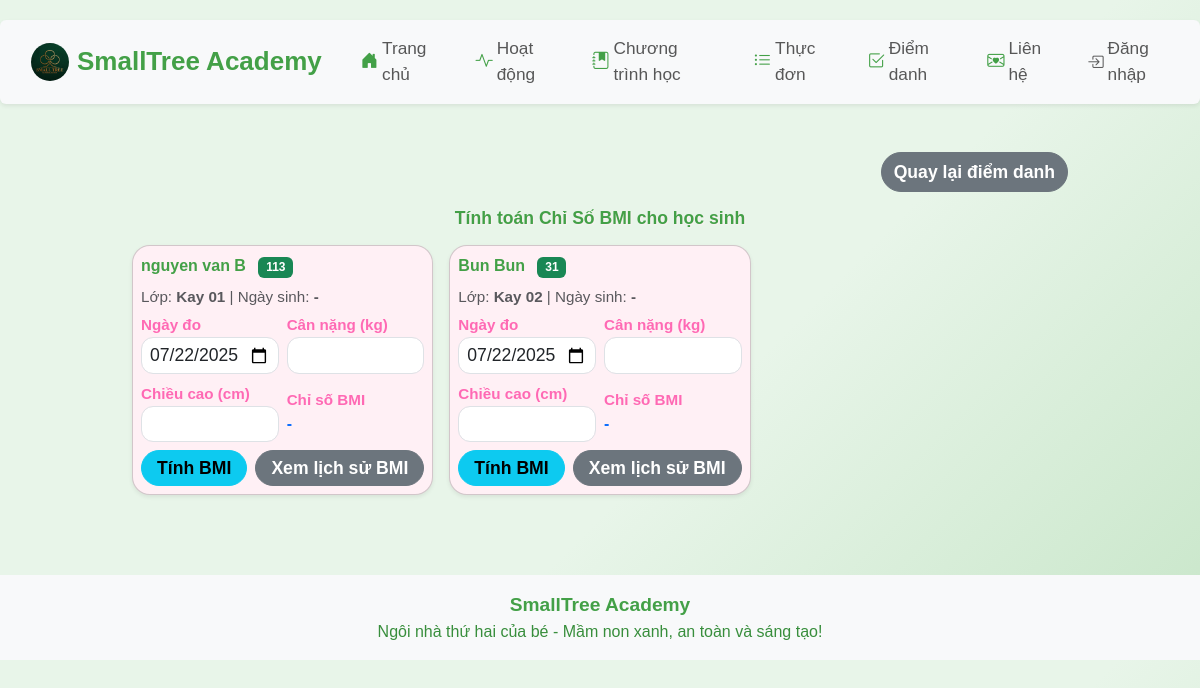
/bmi-index, run on the app's committed database.
### app/models.py (models this page shows)
class Child(db.Model):
    id = db.Column(db.Integer, primary_key=True)
    name = db.Column(db.String(100), nullable=False)
    age = db.Column(db.Integer, nullable=False)
    parent_contact = db.Column(db.String(100), nullable=False)
    class_name = db.Column(db.String(100))
    birth_date = db.Column(db.String(20))
    status = db.Column(db.String(20), default='Chưa điểm danh')
    email = db.Column(db.String(100))
    phone = db.Column(db.String(20))
    password = db.Column(db.String(100))
    student_code = db.Column(db.String(20), unique=True, nullable=True)

### app/routes.py (the view, shortened to what this page needs)
@main.route('/bmi-index', methods=['GET', 'POST'])
def bmi_index():
    students = Child.query.all()
    bmi = None
    bmi_id = None
    bmi_history = {}
    for student in students:
        records = BmiRecord.query.filter_by(student_id=student.id).order_by(BmiRecord.date.desc(), BmiRecord.id.desc()).all()
        filtered = {}
        for record in records:
            date_str = record.date.strftime('%Y-%m-%d')
            if date_str not in filtered:
                filtered[date_str] = record
        bmi_history[student.id] = list(filtered.values())
    current_date_iso = date.today().isoformat()
    return render_template(
        'bmi_index.html',
        title='Chỉ Số BMI',
        students=students,
        bmi=bmi,
        bmi_id=bmi_id,
        bmi_history=bmi_history,
        current_date_iso=current_date_iso,
        mobile=False
    )

### app/__init__.py (called while the page is built)
def create_app():
    app = Flask(__name__)
    app.config['SECRET_KEY'] = 'your-secret-key'
    app.config['SQLALCHEMY_DATABASE_URI'] = 'sqlite:///site.db'
    app.config['SQLALCHEMY_TRACK_MODIFICATIONS'] = False
    db.init_app(app)
    migrate = Migrate(app, db)
    csrf = CSRFProtect(app)
    @app.context_processor
    def inject_csrf_token():
        from flask_wtf.csrf import generate_csrf
        return dict(csrf_token=generate_csrf)
    from app.routes import main
    app.register_blueprint(main)
    return app

### app/templates/bmi_index.html (shortened to what this page needs)
{% extends 'base.html' %}
{% block content %}
<div class="container-fluid mt-4 mb-4 px-0">
    <div class="d-flex justify-content-end mb-3">
        <a href="/attendance" class="btn btn-secondary fw-bold">Quay lại điểm danh</a>
    </div>
    <h2 class="fw-bold text-center mb-3" style="color:#43a047; font-size:1.1em;">Tính toán Chỉ Số BMI cho học sinh</h2>
    <div class="row g-3">
        {% for student in students %}
        <div class="col-12 col-md-6 col-lg-4">
            <div class="card shadow-sm mb-2">
                <div class="card-body p-2">
                    <div class="mb-2">
                        <span class="fw-bold" style="color:#43a047;">{{ student.name }}</span>
                        <span class="badge bg-success ms-2">{{ student.student_code }}</span>
                    </div>
                    <div class="mb-1 text-muted" style="font-size:0.95em;">
                        Lớp: <span class="fw-bold">{{ student.class_name if student.class_name else '-' }}</span> | Ngày sinh: <span class="fw-bold">{{ student.birth_date if student.birth_date else '-' }}</span>
                    </div>
                    <form method="POST" class="row g-2 align-items-center">
                        <div class="col-6">
                            <label class="form-label mb-0" style="font-size:0.95em;">Ngày đo</label>
                            <input type="date" name="date" class="form-control form-control-sm" value="{{ current_date_iso }}" required>
                        </div>
                        <div class="col-6">
                            <label class="form-label mb-0" style="font-size:0.95em;">Cân nặng (kg)</label>
                            <input type="number" step="0.1" min="1" name="weight" class="form-control form-control-sm" required>
                        </div>
                        <div class="col-6">
                            <label class="form-label mb-0" style="font-size:0.95em;">Chiều cao (cm)</label>
                            <input type="number" step="0.1" min="30" name="height" class="form-control form-control-sm" required>
                        </div>
                        <div class="col-6">
                            <label class="form-label mb-0" style="font-size:0.95em;">Chỉ số BMI</label>
                            <div class="fw-bold text-primary">{% if bmi and bmi_id == student.id %}{{ bmi }}{% else %}-{% endif %}</div>
                        </div>
                        <div class="col-12 d-flex gap-2 mt-2">
                            <button type="submit" class="btn btn-info btn-sm flex-fill">Tính BMI</button>
                            <button type="button" class="btn btn-secondary btn-sm flex-fill" onclick="toggleBmiHistory({{ student.id }})">Xem lịch sử BMI</button>
                        </div>
                    </form>
                </div>
            </div>
        </div>
        {% else %}
        <div class="col-12"><div class="alert alert-warning text-center">Chưa có học sinh nào.</div></div>
        {% endfor %}
    </div>
</div>
{% endblock %}

### app/static/css/style.css (style rules this page uses)
body { font-family: 'Comic Sans MS', 'Arial', sans-serif; background: linear-gradient(135deg, #e8f5e9 60%, #c8e6c9 100%); }
h1, h2, h3 { color: #ff69b4; font-family: 'Comic Sans MS', 'Arial', sans-serif; text-shadow: 1px 1px 2px #fff0f5; }
.btn-primary, .btn-info, .btn-success, .btn-secondary { border-radius: 20px; font-weight: bold; font-size: 1.1em; }
.form-control, .form-label { border-radius: 12px; font-size: 1.1em; }
.form-label { color: #ff69b4; font-weight: bold; }
.card { border-radius: 18px; box-shadow: 0 2px 8px rgba(255, 182, 193, 0.2); background: #fff0f5; }

### data on the page
Child: name "nguyen van B", student_code "113", class_name "Kay 01", birth_date "-", date "07/22/2025"
Child: name "Bun Bun", student_code "31", class_name "Kay 02", birth_date "-", date "07/22/2025"
